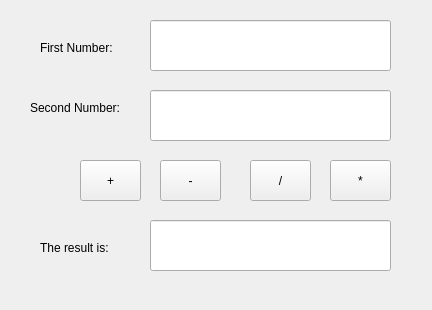
<?xml version="1.0" encoding="UTF-8"?>
<ui version="4.0">
 <class>MainWindow</class>
 <widget class="QMainWindow" name="MainWindow">
  <property name="geometry">
   <rect>
    <x>0</x>
    <y>0</y>
    <width>432</width>
    <height>310</height>
   </rect>
  </property>
  <property name="windowTitle">
   <string>MainWindow</string>
  </property>
  <widget class="QWidget" name="centralwidget">
   <widget class="QLabel" name="label">
    <property name="geometry">
     <rect>
      <x>40</x>
      <y>40</y>
      <width>101</width>
      <height>16</height>
     </rect>
    </property>
    <property name="text">
     <string>First Number:</string>
    </property>
   </widget>
   <widget class="QLabel" name="label_2">
    <property name="geometry">
     <rect>
      <x>30</x>
      <y>100</y>
      <width>101</width>
      <height>16</height>
     </rect>
    </property>
    <property name="text">
     <string>Second Number:</string>
    </property>
   </widget>
   <widget class="QLineEdit" name="txtFirstNum">
    <property name="geometry">
     <rect>
      <x>150</x>
      <y>20</y>
      <width>241</width>
      <height>51</height>
     </rect>
    </property>
   </widget>
   <widget class="QLineEdit" name="txtSecondNum">
    <property name="geometry">
     <rect>
      <x>150</x>
      <y>90</y>
      <width>241</width>
      <height>51</height>
     </rect>
    </property>
   </widget>
   <widget class="QPushButton" name="pushButtonPlus">
    <property name="geometry">
     <rect>
      <x>80</x>
      <y>160</y>
      <width>61</width>
      <height>41</height>
     </rect>
    </property>
    <property name="text">
     <string>+</string>
    </property>
   </widget>
   <widget class="QPushButton" name="pushButtonMinus">
    <property name="geometry">
     <rect>
      <x>160</x>
      <y>160</y>
      <width>61</width>
      <height>41</height>
     </rect>
    </property>
    <property name="text">
     <string>-</string>
    </property>
   </widget>
   <widget class="QPushButton" name="pushButtonDivide">
    <property name="geometry">
     <rect>
      <x>250</x>
      <y>160</y>
      <width>61</width>
      <height>41</height>
     </rect>
    </property>
    <property name="text">
     <string>/</string>
    </property>
   </widget>
   <widget class="QPushButton" name="pushButton_4">
    <property name="geometry">
     <rect>
      <x>330</x>
      <y>160</y>
      <width>61</width>
      <height>41</height>
     </rect>
    </property>
    <property name="text">
     <string>*</string>
    </property>
   </widget>
   <widget class="QLineEdit" name="txtResult">
    <property name="geometry">
     <rect>
      <x>150</x>
      <y>220</y>
      <width>241</width>
      <height>51</height>
     </rect>
    </property>
    <property name="readOnly">
     <bool>true</bool>
    </property>
   </widget>
   <widget class="QLabel" name="label_3">
    <property name="geometry">
     <rect>
      <x>40</x>
      <y>240</y>
      <width>101</width>
      <height>16</height>
     </rect>
    </property>
    <property name="text">
     <string>The result is:</string>
    </property>
   </widget>
  </widget>
 </widget>
 <resources/>
 <connections/>
</ui>
